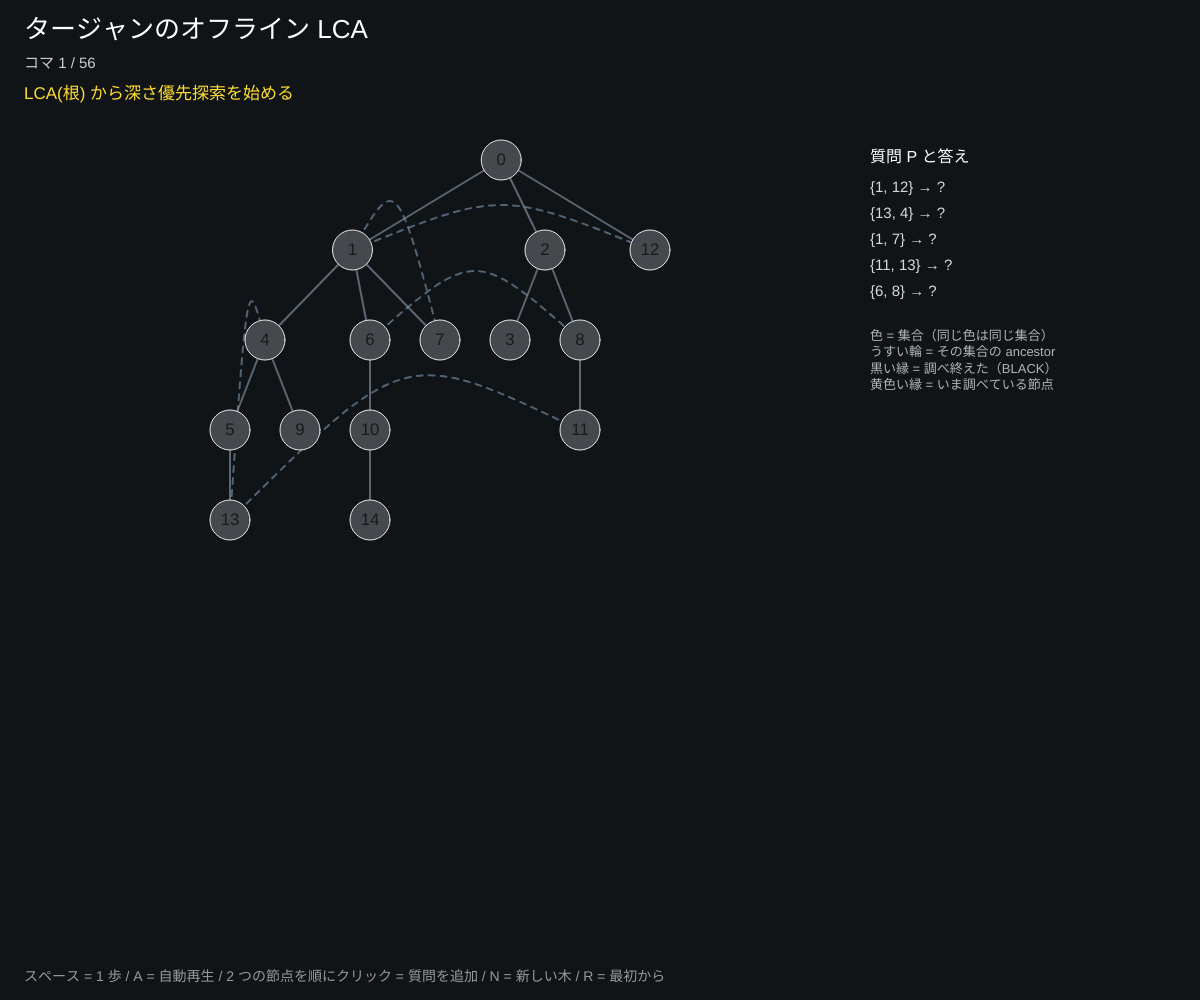
Frame 1 (no input)
Frame 60 (no input): identical to frame 1, image omitted
Frame 120 (the mouse pressed at the canvas centre since frame 60): identical to frame 1, image omitted

The p5.js sketch that drew this single still picture (run headless with seeded random() and noise() and a simulated clock; from frame 60 on, the mouse is pressed at the canvas centre):

// p5.js sketch
// ── sketch.js
// ============================================
// 15 タージャンのオフライン LCA ─ 深さ優先探索 × 互いに素な集合
// 木の 2 点の「いちばん近い共通の祖先（LCA）」を、質問をまとめて 1 回の深さ優先探索で全部答える
// 子を調べ終わるたびに子の集合を親の集合へ UNION し、その集合の ancestor を親にする。質問の相手がもう黒（調べ終わった）なら答え = ancestor[FIND-SET(相手)]
// スペース = 1 歩 / A = 自動再生 / 2 つの節点を順にクリック = 質問を追加 / N = 新しい木 / R = 最初から
// ============================================

let NN = 15;          // ★ 節点の数
let NQ = 5;           // ★ 最初の質問の数
let SPEED = 0.7;      // ★ 自動再生の秒数

let kids = [], par = [], queries = [];
let frames = [], fi = 0, auto = false, timer = 0;
let pos = [], sel = -1;

function setup() {
  createCanvas(windowWidth, windowHeight);
  colorMode(HSB, 360, 100, 100, 100);
  newTree();
}

function newTree() {
  kids = Array.from({ length: NN }, () => []); par = [-1];
  for (let v = 1; v < NN; v++) {
    let p;
    do p = floor(random(v)); while (kids[p].length >= 3);
    kids[p].push(v); par[v] = p;
  }
  queries = [];
  while (queries.length < NQ) {
    let a = floor(random(NN)), b = floor(random(NN));
    if (a !== b && !queries.some(([x, y]) => (x === a && y === b) || (x === b && y === a))) queries.push([a, b]);
  }
  build();
}

// LCA(u) を実行して、各段階をコマとして記録
function build() {
  let parent = Array(NN).fill(-1), ancestor = Array(NN).fill(-1), black = Array(NN).fill(false), answers = {};
  frames = []; fi = 0;
  let find = (x) => { while (parent[x] !== x) x = parent[x]; return x; };
  let snap = (u, msg, hiQ) => frames.push({ u, msg, hiQ, parent: [...parent], ancestor: [...ancestor], black: [...black], answers: { ...answers } });
  snap(-1, 'LCA(根) から深さ優先探索を始める', -1);
  (function LCA(u) {
    parent[u] = u; ancestor[u] = u;
    snap(u, `MAKE-SET(${u})、ancestor = ${u}`, -1);
    for (let v of kids[u]) {
      LCA(v);
      let a = find(u), b = find(v);
      parent[b] = a;                              // UNION(u, v)
      ancestor[find(u)] = u;
      snap(u, `子 ${v} を調べ終えた → UNION(${u}, ${v})、その集合の ancestor = ${u}`, -1);
    }
    black[u] = true;
    snap(u, `${u} を黒にする（${u} の部分木は全部調べ終えた）`, -1);
    queries.forEach(([a, b], qi) => {
      let v = a === u ? b : b === u ? a : -1;
      if (v < 0) return;
      if (black[v]) {
        answers[qi] = ancestor[find(v)];
        snap(u, `質問 {${a}, ${b}}：${v} はもう黒 → LCA = ancestor[FIND-SET(${v})] = ${answers[qi]}`, qi);
      } else snap(u, `質問 {${a}, ${b}}：${v} はまだ白 → ${v} を訪れたときに答える`, qi);
    });
  })(0);
  snap(-1, '全部の質問に答えた。全体で O(n + |P|) 回の集合操作', -1);
}

function depthOf(v) { let d = 0; while (par[v] >= 0) { v = par[v]; d++; } return d; }
function leaves(v) { return kids[v].length ? kids[v].reduce((s, c) => s + leaves(c), 0) : 1; }

function draw() {
  background(210, 30, 9);
  if (auto) { timer += deltaTime / 1000; if (timer > SPEED && fi < frames.length - 1) { timer = 0; fi++; } }
  let F = frames[fi];
  // 配置
  let W = width - 380, u = min(70, W / leaves(0)), maxD = max(...Array.from({ length: NN }, (_, v) => depthOf(v)));
  let LH = min(90, (height - 260) / max(1, maxD)), tg = [];
  (function place(v, left, d) {
    let cx;
    if (!kids[v].length) cx = left + u / 2;
    else { let cs = []; for (let c of kids[v]) { cs.push(place(c, left, d + 1)); left += leaves(c) * u; } cx = (cs[0] + cs[cs.length - 1]) / 2; }
    tg[v] = { x: cx, y: 160 + d * LH };
    return cx;
  })(0, 30 + (W - leaves(0) * u) / 2, 0);
  for (let v = 0; v < NN; v++) {
    if (!pos[v]) pos[v] = { ...tg[v] };
    pos[v].x = lerp(pos[v].x, tg[v].x, 0.15); pos[v].y = lerp(pos[v].y, tg[v].y, 0.15);
  }
  let find = (x) => { while (F.parent[x] !== x) x = F.parent[x]; return x; };

  // 辺
  stroke(210, 20, 45); strokeWeight(2);
  for (let v = 1; v < NN; v++) line(pos[v].x, pos[v].y, pos[par[v]].x, pos[par[v]].y);
  // 質問の弧
  noFill();
  queries.forEach(([a, b], qi) => {
    let ans = F.answers[qi], on = F.hiQ === qi;
    stroke(ans !== undefined ? color(50, 85, 100, 80) : on ? color(0, 0, 100) : color(210, 30, 70, 60));
    strokeWeight(on ? 3 : 2); drawingContext.setLineDash([6, 6]);
    let mx = (pos[a].x + pos[b].x) / 2, my = min(pos[a].y, pos[b].y) - 60 - qi * 8;
    bezier(pos[a].x, pos[a].y, mx, my, mx, my, pos[b].x, pos[b].y);
    drawingContext.setLineDash([]);
  });
  // 節点
  let d = constrain(u * 0.6, 22, 40);
  textAlign(CENTER, CENTER);
  for (let v = 0; v < NN; v++) {
    let p = pos[v], inSet = F.parent[v] >= 0, rt = inSet ? find(v) : -1, hue = (rt * 53) % 360;
    let isAnc = inSet && F.ancestor[rt] === v;
    noStroke();
    if (isAnc) { fill(hue, 70, 90, 30); circle(p.x, p.y, d * 1.8); }
    fill(inSet ? color(hue, 55, 75) : color(210, 10, 30));
    stroke(F.u === v ? color(50, 90, 100) : F.black[v] ? color(0, 0, 0) : color(0, 0, 90)); strokeWeight(F.u === v ? 4 : F.black[v] ? 4 : 1);
    if (sel === v) { stroke(0, 0, 100); strokeWeight(4); }
    circle(p.x, p.y, d);
    noStroke(); fill(0, 0, 10); textSize(d * 0.42); text(v, p.x, p.y);
    let hasAns = Object.entries(F.answers).filter(([qi, a]) => a === v);
    if (hasAns.length) { fill(50, 90, 100); textSize(12); text('LCA', p.x, p.y + d / 2 + 10); }
  }

  // パネル
  let px = width - 330;
  textAlign(LEFT, TOP); noStroke(); fill(0, 0, 100); textSize(16); text('質問 P と答え', px, 150);
  textSize(15);
  queries.forEach(([a, b], qi) => {
    let ans = F.answers[qi];
    fill(F.hiQ === qi ? color(50, 90, 100) : color(0, 0, 85));
    text(`{${a}, ${b}} → ${ans === undefined ? '?' : 'LCA = ' + ans}`, px, 180 + qi * 26);
  });
  fill(0, 0, 70); textSize(13);
  text('色 = 集合（同じ色は同じ集合）\nうすい輪 = その集合の ancestor\n黒い縁 = 調べ終えた（BLACK）\n黄色い縁 = いま調べている節点', px, 200 + queries.length * 26);

  fill(0, 0, 100); textSize(26); textAlign(LEFT, TOP); text('タージャンのオフライン LCA', 24, 18);
  textSize(15); fill(0, 0, 80);
  text(`コマ ${fi + 1} / ${frames.length}`, 24, 56);
  fill(50, 80, 100); textSize(17); text(F.msg, 24, 86);
  fill(0, 0, 60); textSize(14);
  text(`スペース = 1 歩 / A = 自動再生${auto ? '（ON）' : ''} / 2 つの節点を順にクリック = 質問を追加 / N = 新しい木 / R = 最初から`, 24, height - 30);
}

function mousePressed() {
  for (let v = 0; v < NN; v++) if (pos[v] && dist(mouseX, mouseY, pos[v].x, pos[v].y) < 20) {
    if (sel < 0) sel = v;
    else { if (sel !== v) { queries.push([sel, v]); if (queries.length > 9) queries.shift(); build(); } sel = -1; }
    return;
  }
  sel = -1;
}

function keyPressed() {
  if (key === ' ') { if (fi < frames.length - 1) fi++; return false; }
  if (key === 'a' || key === 'A') auto = !auto;
  if (key === 'n' || key === 'N') { pos = []; newTree(); }
  if (key === 'r' || key === 'R') { fi = 0; }
}

function windowResized() { resizeCanvas(windowWidth, windowHeight); }
